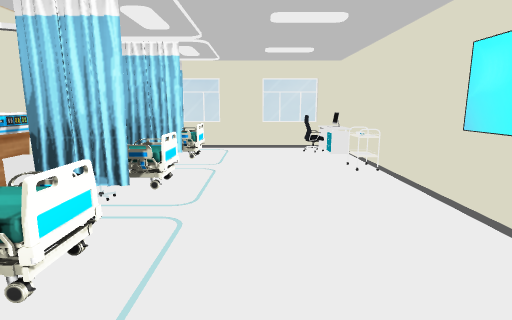
view 1 (above)

12 first-person views from a walk through a Unity game level. The camera is 1.4 m above the floor, tilts 10° down and sees 80° across. The floor is counted in squares, 1 m on a side. Each view is taken from the middle of a square. On the plan, view 1 faces up. The plan holds only what a view shows up to about 14 squares ahead; the rest is blank. Door leaves are left out, so doorways stand open.

view 2
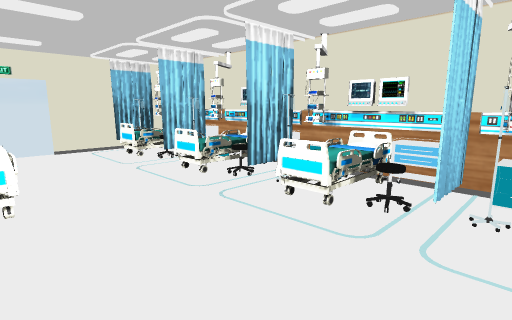

view 3
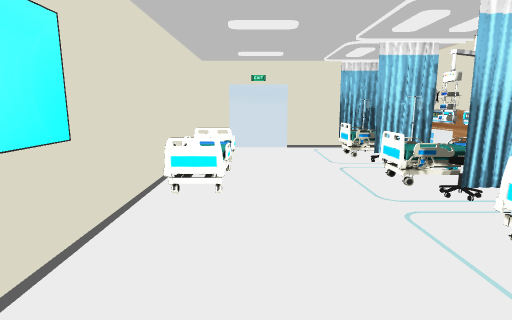

view 4
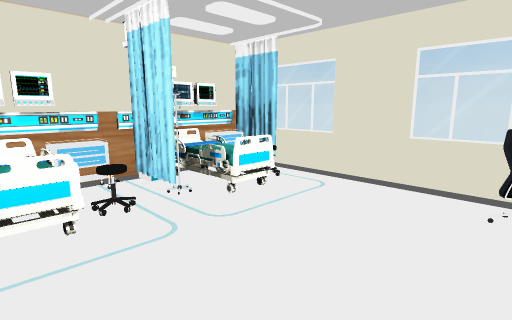

view 5
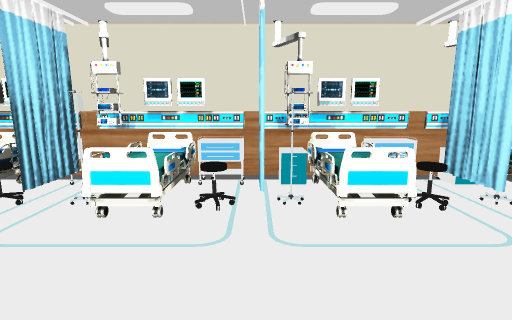

view 6
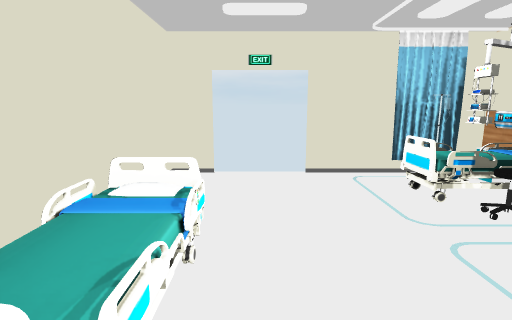

view 7
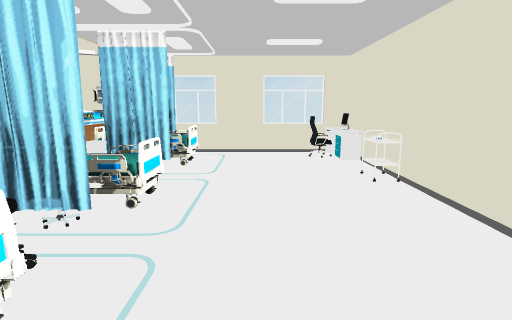

view 8
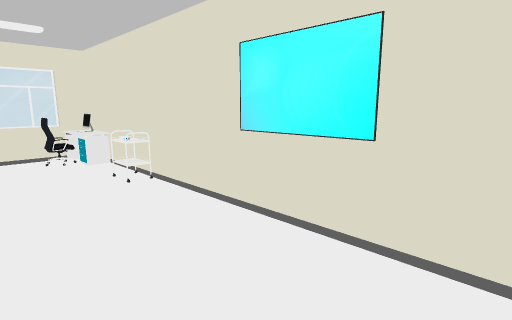

view 9
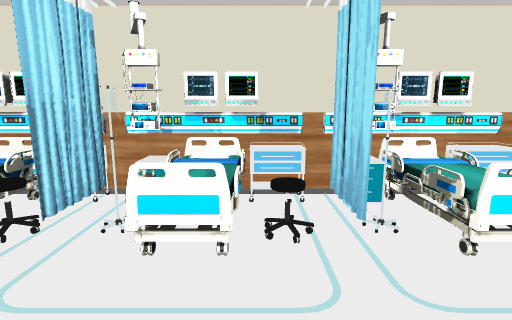

view 10
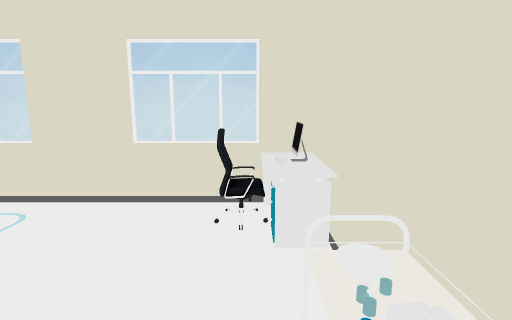

view 11
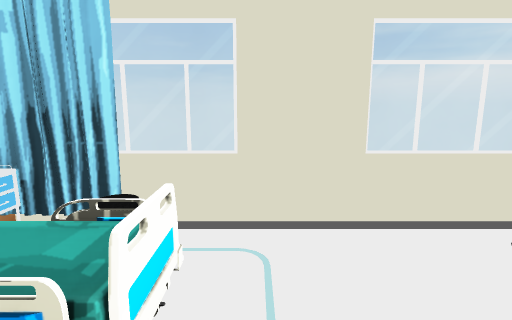

view 12
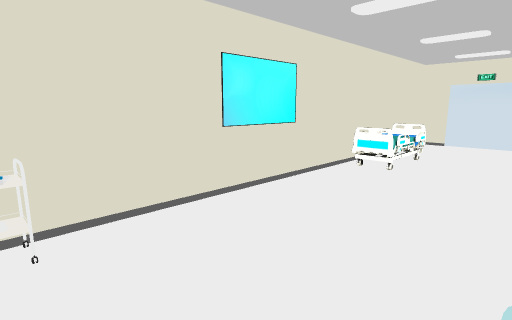

### Floor plan
Points are (right, up) in squares from view 1. A wall is a line through its corners. A room is listed if a view was taken in it or the views show most of it. See-through windows are left out.
Room 1 (views 1, 2, 3, 4, 5, 6, 7, 8, 9, 10, 11, 12)
walls: (-2, -5.4) (0, -5.4); (1.9, -5.4) (2.8, -5.4) (2.8, 10.4) (-3.8, 10.4) (-3.8, -5.4) (-3.1, -5.4)
ways out: open door at (1, -5.2)
objects: machine (-4, -4) to (-3, -3); machine (-4, -1) to (-3, 0); machine (-4, 2) to (-3, 3); machine (-4, 5) to (-3, 6); machine (-4, 8) to (-3, 9); curtain (-3, -5); curtain (-3, -2); curtain (-3, 7) to (-2, 7); curtain (-3, 10); other object (-2, -5); bed (-2, -4); stool (-2, -3); other object (-2, -2); bed (-2, -1); stool (-2, 0); other object (-2, 1); bed (-2, 2); stool (-2, 3); curtain (-2, 4); bed (-2, 5); stool (-2, 6); bed (-2, 8); stool (-2, 9) to (-2, 10); curtain (-1, 1); other object (1, 7); bed (2, -2) to (2, 0); other object (2, 7); chair (2, 9); monitor (2, 10)

Positions as (right, up) in squares from view 1, and headings:
1: (0, 0), facing up
2: (2, 5), facing down-left
3: (1, 5), facing down
4: (2, 5), facing up-left
5: (2, 4), facing left
6: (1, 1), facing down
7: (0, 1), facing up
8: (0, 1), facing up-right
9: (1, 0), facing left
10: (2, 6), facing up
11: (-1, 7), facing up
12: (-1, 7), facing down-right
